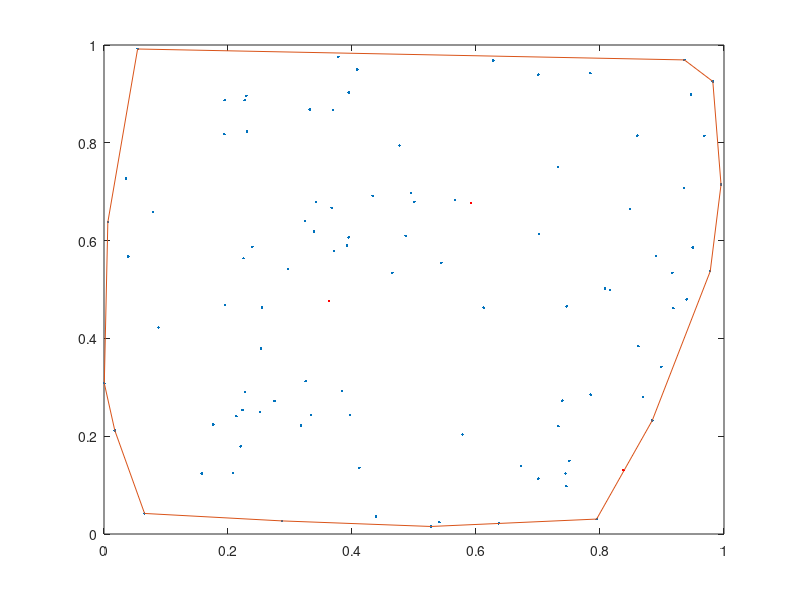

This chart was generated by the following MATLAB code:
% Main execution file

% For the moment, all of the code will be in this file

n_points = 100;

% TODO: load data from a file
points_x = rand(n_points, 1);
points_y = rand(n_points, 1);

% K-means algorithm

k = 3; % number of clusters
max_iter = 1; % rounds to run algorithm

% choose centroids to be actual points
start_points = randsample(1:n_points, k);

centroids_x = points_x(start_points);
centroids_y = points_y(start_points);

for i = 1:max_iter
    distances = zeros(k, n_points);
    
    for centroid_index = 1:k
        for point_index = 1:n_points
            % TODO: make this line readable
            distances(centroid_index, point_index) = sqrt((centroids_x(centroid_index) - points_x(point_index))^2 + (centroids_y(centroid_index) - points_y(point_index))^2);
        end
    end
    
    centroid_assignment = zeros(n_points, 1);
    
    for point_index = 1:n_points
        [~, centroid_index] = max(distances(:, point_index));
        
        centroid_assignment(point_index) = centroid_index;
    end
    
    
    
end

disp(centroid_assignment)

%

convhull_indexes = convhull(points_x, points_y);

plot(points_x, points_y, '.')

hold on

plot(points_x(convhull_indexes), points_y(convhull_indexes))
plot(centroids_x, centroids_y, 'r.')

hold off
